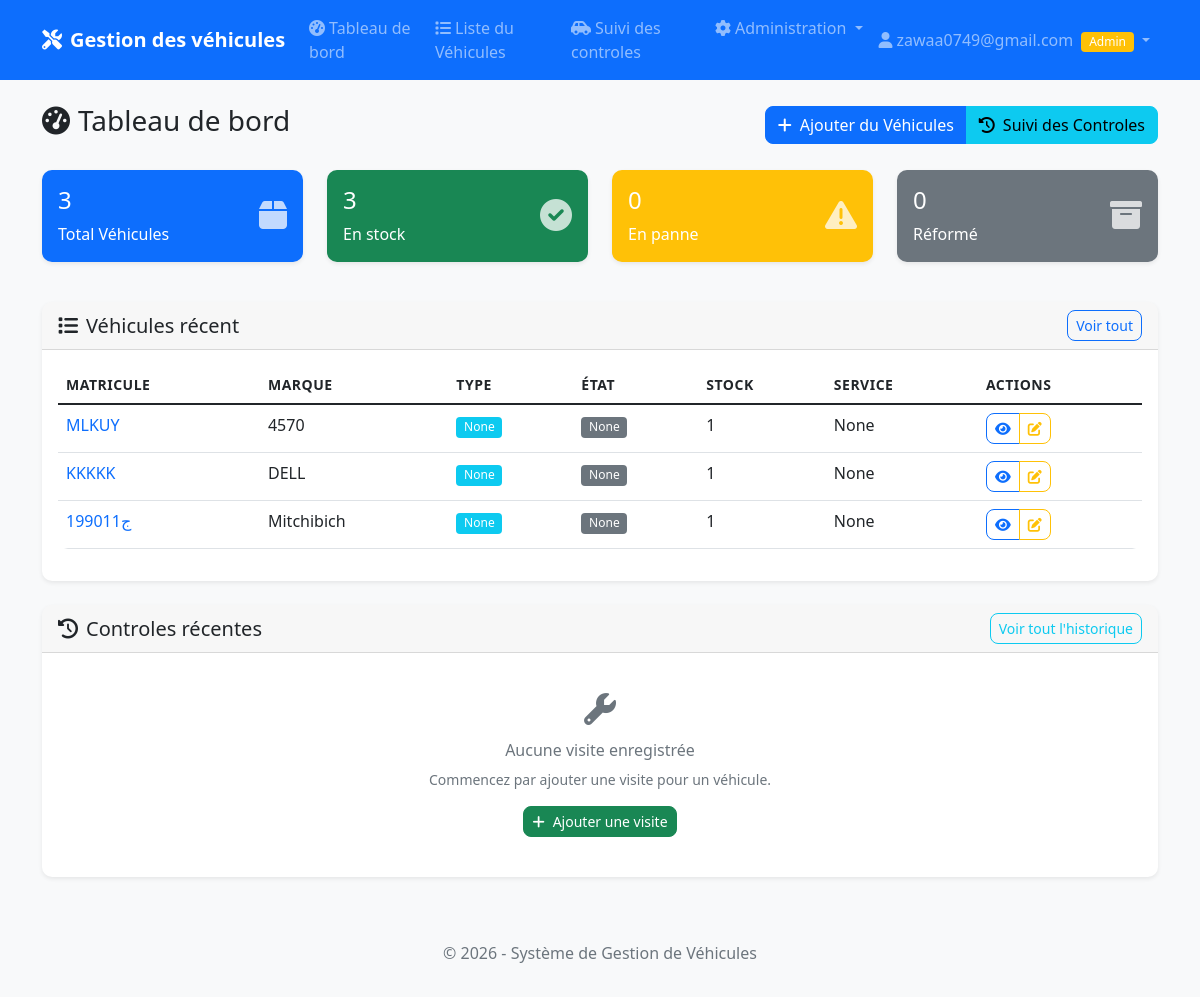
Before: / (signed in) with the older database file.
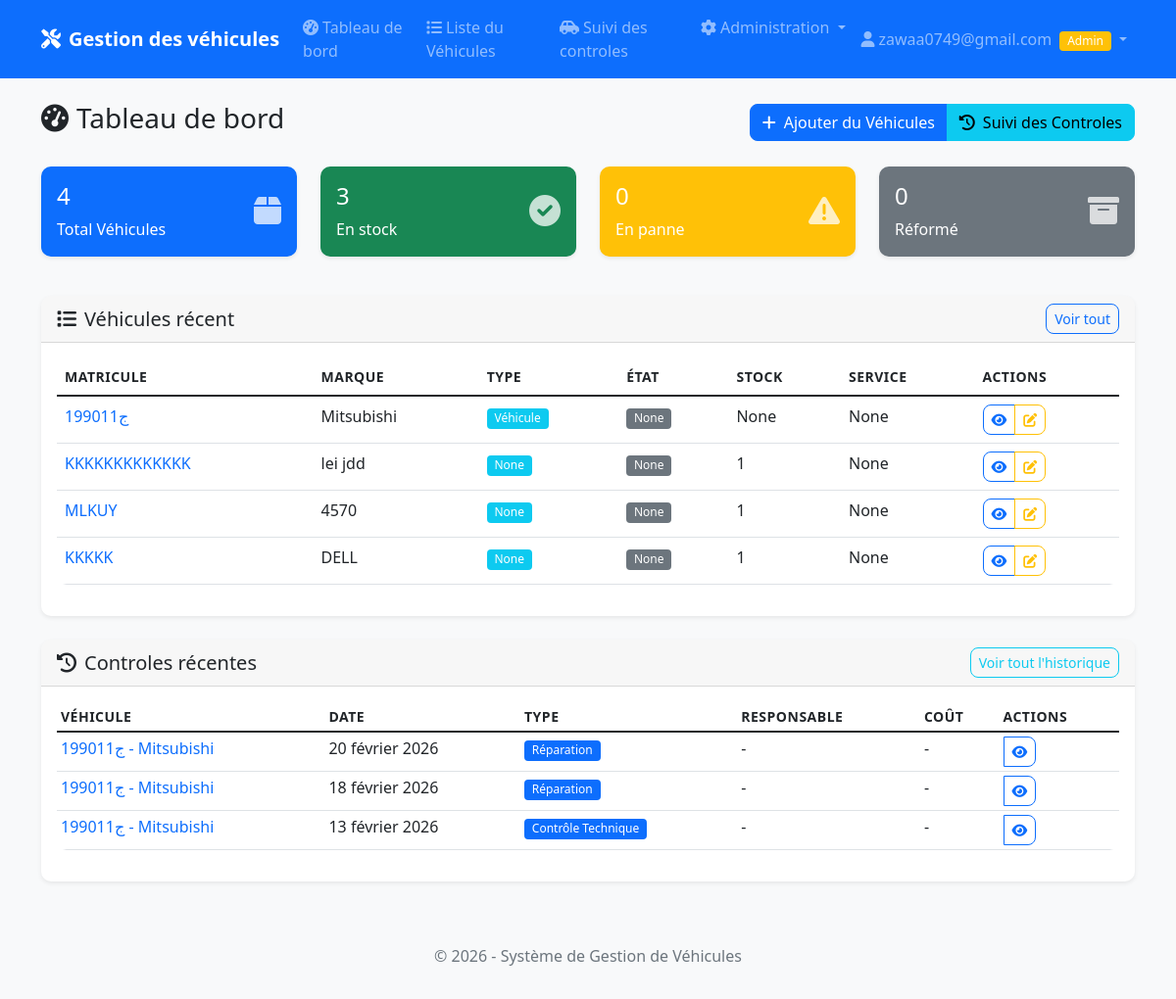
After: the same page with the newer database file.
### materiel/models.py (models this page shows, shortened)
class Materiel(models.Model):
    ETAT_CHOICES = [
        ('neuf', 'Neuf'),
        ('bon', 'Bon état'),
        ('usage', 'Usé'),
        ('panne', 'En panne'),
        ('reforme', 'Réformé'),
    ]
    TYPE_MATERIEL_CHOICES = [
        ('informatique', 'Informatique'),
        ('mobilier', 'Mobilier'),
        ('vehicule', 'Véhicule'),
        ('outillage', 'Outillage'),
        ('telephonie', 'Téléphonie'),
        ('autre', 'Autre'),
    ]
    TYPE_AFFECTATION_CHOICES = [
        ('permanent', 'Permanent'),
        ('temporaire', 'Temporaire'),
        ('pret', 'Prêt'),
        ('stock', 'Stock'),
    ]
    OBSERVATION_CHOICES = [
        ('marche', 'Marche'),
        ('arret', 'Arrêt'),
        ('en_cours', 'En cours'),
    ]
    DEFAUT_PANNE_CHOICES = [
        ('defaut', 'Défaut'),
        ('panne', 'Panne'),
    ]
    TYPE_VEHICULE_CHOICES = [
        ('voiture', 'Voiture'),
        ('camion', 'Camion'),
        ('moto', 'Moto'),
        ('utilitaire', 'Utilitaire'),
        ('engin', 'Engin de chantier'),
        ('autre', 'Autre'),
    ]
    TYPE_CARBURANT_CHOICES = [
        ('diesel', 'Diesel'),
        ('essence', 'Essence'),
        ('hybride', 'Hybride'),
        ('electrique', 'Électrique'),
    ]
    STATUT_VEHICULE_CHOICES = [
        ('en_stock', 'En stock'),
        ('en_panne', 'En panne'),
        ('reforme', 'Réformé'),
    ]
    date_entree = models.DateField("Date d'entrée", null=True, blank=True)
    matricule = models.CharField("Matricule", max_length=50, unique=True)
    marque = models.CharField("Marque", max_length=100)
    type_materiel = models.CharField("Type de matériel", max_length=50, choices=TYPE_MATERIEL_CHOICES, null=True, blank=True)
    type_affectation = models.CharField("Type d'affectation", max_length=50, choices=TYPE_AFFECTATION_CHOICES, null=True, blank=True)
    emplacement = models.CharField("Emplacement", max_length=100, null=True, blank=True)
    etat = models.CharField("État", max_length=20, choices=ETAT_CHOICES, null=True, blank=True)
    stock = models.IntegerField("Quantité en stock", default=1, null=True, blank=True)
    fournisseur = models.CharField("Fournisseur", max_length=100, null=True, blank=True)
    date_sortie = models.DateField("Date de sortie", null=True, blank=True)
    observation = models.CharField("Observation", max_length=20, choices=OBSERVATION_CHOICES, default='marche', null=True, blank=True)
    service_affecte = models.CharField("Service affecté", max_length=100, null=True, blank=True)
    utilisateur_affecte = models.CharField("Utilisateur affecté", max_length=100, null=True, blank=True)
    kilometrage = models.DecimalField("Kilométrage", max_digits=10, decimal_places=2, null=True, blank=True, help_text="Indiquez le kilométrage actuel")
    defaut_panne = models.CharField("Défaut/Panne", max_length=10, choices=DEFAUT_PANNE_CHOICES, blank=True, help_text="Type de problème constaté")
    reparation = models.TextField("Réparation", blank=True, help_text="Description des réparations effectuées")
    reference_piece = models.CharField("Référence pièce", max_length=100, blank=True, help_text="Référence des pièces de rechange")
    type_vehicule = models.CharField("Type véhicule", max_length=20, choices=TYPE_VEHICULE_CHOICES, blank=True, help_text="Type de véhicule si applicable")
    numero_vehicule = models.CharField("Numéro de châssis des véhicules", max_length=50, blank=True, help_text="Numéro de châssis du véhicule")
    date_prochaine_visite = models.DateField("Date de prochaine visite de contrôle technique des véhicules", null=True, blank=True, help_text="Date de la prochaine visite de contrôle technique")
    date_mise_circulation = models.DateField("Date de mise en circulation du véhicule", null=True, blank=True, help_text="Date de première mise en circulation du véhicule")
    type_carburant = models.CharField("Type de carburant", max_length=20, choices=TYPE_CARBURANT_CHOICES, null=True, blank=True, help_text="Type de carburant du véhicule")
    statut_vehicule = models.CharField("Statut du véhicule", max_length=20, choices=STATUT_VEHICULE_CHOICES, null=True, blank=True, help_text="Statut actuel du véhicule")
    divers = models.TextField("Divers", null=True, blank=True, help_text="Remarques ou informations libres")
    prix = models.DecimalField("Prix", max_digits=10, decimal_places=2, null=True, blank=True, help_text="Prix d'achat ou de réparation")
    created_at = models.DateTimeField("Date de création", auto_now_add=True)
    updated_at = models.DateTimeField("Date de mise à jour", auto_now=True)
    class Meta:
        verbose_name = "Matériel"
        verbose_name_plural = "Matériels"
        ordering = ['-created_at']

class Visite(models.Model):
    TYPE_VISITE_CHOICES = [
        ('entretien', 'Entretien'),
        ('controle_technique', 'Contrôle Technique'),
        ('inspection', 'Inspection'),
        ('reparation', 'Réparation'),
        ('prevention', 'Visite Préventive'),
        ('autre', 'Autre'),
    ]
    TYPE_CONTROLE_CHOICES = [
        ('huile_moteur', 'Huile moteur'),
        ('filtres', 'Filtres'),
        ('freins', 'Freins'),
        ('pneus', 'Pneus'),
        ('batterie', 'Batterie'),
        ('systeme_electronique', 'Système électronique'),
        ('climatisation', 'Climatisation'),
        ('suspension', 'Suspension'),
        ('echappement', 'Échappement'),
        ('transmission', 'Transmission'),
        ('eclairage', 'Éclairage'),
        ('autre', 'Autre'),
    ]
    materiel = models.ForeignKey(Materiel, on_delete=models.CASCADE, related_name='visites')
    date_visite = models.DateField("Date de visite")
    type_visite = models.CharField("Type de visite", max_length=20, choices=TYPE_VISITE_CHOICES)
    kilometrage = models.DecimalField("Kilométrage", max_digits=10, decimal_places=2, null=True, blank=True)
    responsable = models.CharField("Responsable/Mécanicien", max_length=100, null=True, blank=True)
    observations = models.TextField("Observations", null=True, blank=True)
    cout = models.DecimalField("Coût", max_digits=10, decimal_places=2, null=True, blank=True)
    prochaine_visite = models.DateField("Prochaine visite prévue", null=True, blank=True)
    created_at = models.DateTimeField("Date de création", auto_now_add=True)
    updated_at = models.DateTimeField("Date de mise à jour", auto_now=True)
    class Meta:
        verbose_name = "Visite"
        verbose_name_plural = "Visites"
        ordering = ['-date_visite']

### materiel/views.py (the view, shortened to what this page needs)
# urls.py: path('', views.DashboardView.as_view(), name='dashboard'),
class DashboardView(LoginRequiredMixin, ListView):
    model = Materiel
    template_name = 'materiel/dashboard.html'
    context_object_name = 'materiels'
    paginate_by = 10
    def get_context_data(self, **kwargs):
        context = super().get_context_data(**kwargs)
        context['total_materiels'] = Materiel.objects.count()
        context['en_stock'] = Materiel.objects.filter(stock__gt=0).count()
        context['en_panne'] = Materiel.objects.filter(etat='panne').count()
        context['reforme'] = Materiel.objects.filter(etat='reforme').count()
        context['is_staff'] = self.request.user.is_staff
        return context
    def get_queryset(self):
        queryset = Materiel.objects.all()
        search = self.request.GET.get('search')
        return queryset

### materiel/templatetags/materiel_tags.py (called while the page is built)
@register.simple_tag
def get_recent_visites(limit=5):
    return Visite.objects.select_related('materiel').order_by('-date_visite')[:limit]

### templates/materiel/dashboard.html (shortened to what the changed rows need)
{% extends 'base.html' %}
{% block content %}
<div class="d-flex justify-content-between align-items-center mb-4">
    <h1 class="h3">
        <i class="fas fa-tachometer-alt me-2"></i>Tableau de bord
    </h1>
</div>
<div class="row mb-4">
    <div class="col-md-3 mb-3">
        <div class="card bg-primary text-white">
            <div class="card-body">
                <div class="d-flex justify-content-between">
                    <div>
                        <h4 class="card-title">{{ total_materiels }}</h4>
                        <p class="card-text">Total Véhicules</p>
                    </div>
                </div>
            </div>
        </div>
    </div>
</div>
<div class="card">
    <div class="card-body">
        {% if materiels %}
            <div class="table-responsive">
                <table class="table table-hover">
                    <thead>
                        <tr>
                            <th>Matricule</th>
                            <th>Marque</th>
                            <th>Type</th>
                            <th>État</th>
                            <th>Stock</th>
                            <th>Service</th>
                            <th>Actions</th>
                        </tr>
                    </thead>
                    <tbody>
                        {% for materiel in materiels %}
                        <tr>
                            <td>
                                <a href="{% url 'materiel_detail' materiel.pk %}" class="text-decoration-none">
                                    {{ materiel.matricule }}
                                </a>
                            </td>
                            <td>{{ materiel.marque }}</td>
                            <td>
                                <span class="badge bg-info">{{ materiel.get_type_materiel_display }}</span>
                            </td>
                            <td>
                                {% if materiel.etat == 'neuf' %}
                                    <span class="badge bg-success">{{ materiel.get_etat_display }}</span>
                                {% elif materiel.etat == 'bon' %}
                                    <span class="badge bg-primary">{{ materiel.get_etat_display }}</span>
                                {% elif materiel.etat == 'usage' %}
                                    <span class="badge bg-warning">{{ materiel.get_etat_display }}</span>
                                {% elif materiel.etat == 'panne' %}
                                    <span class="badge bg-danger">{{ materiel.get_etat_display }}</span>
                                {% else %}
                                    <span class="badge bg-secondary">{{ materiel.get_etat_display }}</span>
                                {% endif %}
                            </td>
                            <td>{{ materiel.stock }}</td>
                            <td>{{ materiel.service_affecte }}</td>
                            <td>
                                <div class="btn-group btn-group-sm">
                                    <a href="{% url 'materiel_detail' materiel.pk %}" class="btn btn-outline-primary">
                                        <i class="fas fa-eye"></i>
                                    </a>
                                    {% if is_staff %}
                                    <a href="{% url 'materiel_update' materiel.pk %}" class="btn btn-outline-warning">
                                        <i class="fas fa-edit"></i>
                                    </a>
                                    {% endif %}
                                </div>
                            </td>
                        </tr>
                        {% endfor %}
                    </tbody>
                </table>
            </div>
        {% endif %}
    </div>
</div>
<div class="card mt-4">
    <div class="card-body">
        {% load materiel_tags %}
        {% get_recent_visites 5 as recent_visites %}
        {% if recent_visites %}
            <div class="table-responsive">
                <table class="table table-sm table-hover">
                    <thead>
                        <tr>
                            <th>Véhicule</th>
                            <th>Date</th>
                            <th>Type</th>
                            <th>Responsable</th>
                            <th>Coût</th>
                            <th>Actions</th>
                        </tr>
                    </thead>
                    <tbody>
                        {% for visite in recent_visites %}
                        <tr>
                            <td>
                                <a href="{% url 'materiel_detail' visite.materiel.pk %}" class="text-decoration-none">
                                    {{ visite.materiel.matricule }} - {{ visite.materiel.marque }}
                                </a>
                            </td>
                            <td>{{ visite.date_visite }}</td>
                            <td>
                                <span class="badge bg-primary">{{ visite.get_type_visite_display }}</span>
                            </td>
                            <td>{{ visite.responsable|default:"-" }}</td>
                            <td>
                                {% if visite.cout %}{{ visite.cout }} €{% else %}-{% endif %}
                            </td>
                            <td>
                                <div class="btn-group btn-group-sm">
                                    <a href="{% url 'visite_detail' visite.pk %}" class="btn btn-outline-primary">
                                        <i class="fas fa-eye"></i>
                                    </a>
                                </div>
                            </td>
                        </tr>
                        {% endfor %}
                    </tbody>
                </table>
            </div>
        {% else %}
            <div class="text-center py-4">
                <i class="fas fa-wrench fa-2x text-muted mb-3"></i>
                <h6 class="text-muted">Aucune visite enregistrée</h6>
                <p class="text-muted small">
                    {% if is_staff %}
                        Commencez par ajouter une visite pour un véhicule.
                    {% else %}
                        Aucune visite n'a été enregistrée actuellement.
                    {% endif %}
                </p>
                {% if is_staff %}
                <a href="{% url 'suivi_visites' %}" class="btn btn-success btn-sm">
                    <i class="fas fa-plus me-2"></i>Ajouter une visite
                </a>
                {% endif %}
            </div>
        {% endif %}
    </div>
</div>
{% endblock %}

Changed rows visible on the page:
removed Materiel: matricule "199011ج", marque "Mitchibich", type_materiel "None", etat "None", stock "1", service_affecte "None"
added Materiel: matricule "199011ج", marque "Mitsubishi", type_materiel "Véhicule", etat "None", stock "None", service_affecte "None"
added Materiel: matricule "KKKKKKKKKKKKK", marque "lei jdd", type_materiel "None", etat "None", stock "1", service_affecte "None"
added Visite: materiel.matricule "199011ج", materiel.marque "Mitsubishi", date_visite "20 février 2026", type_visite "Réparation", responsable "-"
added Visite: materiel.matricule "199011ج", materiel.marque "Mitsubishi", date_visite "18 février 2026", type_visite "Réparation", responsable "-"
added Visite: materiel.matricule "199011ج", materiel.marque "Mitsubishi", date_visite "13 février 2026", type_visite "Contrôle Technique", responsable "-"
Other visible differences:
{{ total_materiels }}: "3" → "4"
text no longer shown: "Aucune visite enregistrée Commencez par ajouter une visite pour un véhicule. Ajouter une visite"
text now shown: "VÉHICULE DATE TYPE RESPONSABLE COÛT ACTIONS"
